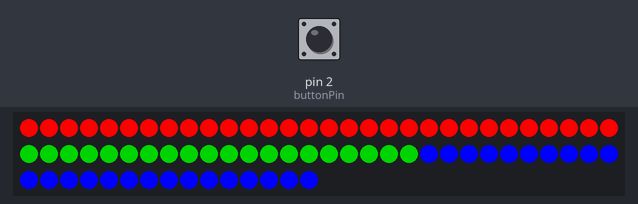
Recording of a sketch running on a simulated Arduino Uno, built with avr-gcc and run on an emulated ATmega328P. On the bench: 75 RGB LEDs in strip order, left to right, continuing on the next row. The inputs (shaded band) are chosen by the test bench; at power-on: pin 2 (buttonPin) LOW.

Above: at 1.2 s.
1.3 s: pin 2 (buttonPin) pulled HIGH for 0.15 s
At 1.39 s:
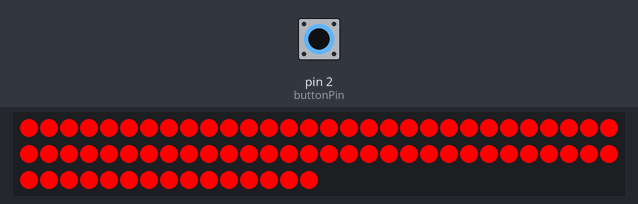
2.9 s: pin 2 (buttonPin) pulled HIGH for 3.2 s
Timing chart, 0 to 5.9 s (numbered marks = the images above; inputs shaded):
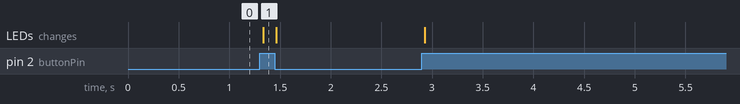

The sketch:

Example6_multipleLedControlWithButton.ino
```cpp
#include "FastLED.h"

// Define type leds

#define NUM_LEDS   75
#define LED_PIN     7     // pin of Arduino
#define LED_TYPE    WS2812B
#define COLOR_ORDER GRB

CRGB ledsArray[NUM_LEDS];

const int buttonPin = 2;
int buttonState = 0;         // variable for reading the pushbutton status

void setup() {
  FastLED.addLeds<LED_TYPE, LED_PIN, COLOR_ORDER>(ledsArray, NUM_LEDS);
  pinMode(buttonPin, INPUT);
}

void loop() {
    // read the state of the pushbutton value:
    buttonState = digitalRead(buttonPin);


    // check if the pushbutton is pressed.
    // if it is, the buttonState is HIGH:
    if (buttonState == HIGH) {
    // turn LED strip red:
      FastLED.showColor(CRGB::Red);
    }
    else{
      for(int i=0;i<30;i++){
        ledsArray[i] = CRGB::Red;// CRGB(0,0,0);
      }

      for(int i=30;i<50;i++){
        ledsArray[i] = CRGB::Green;// CRGB(0,0,0);
      }

      for(int i=50;i<75;i++){
        ledsArray[i] = CRGB::Blue;// CRGB(0,0,0);
      }
      FastLED.show();
    }

    delay(30);
}
```

Measured:
- after the input at 1.3 s, the LEDs: change at once (image 1)
